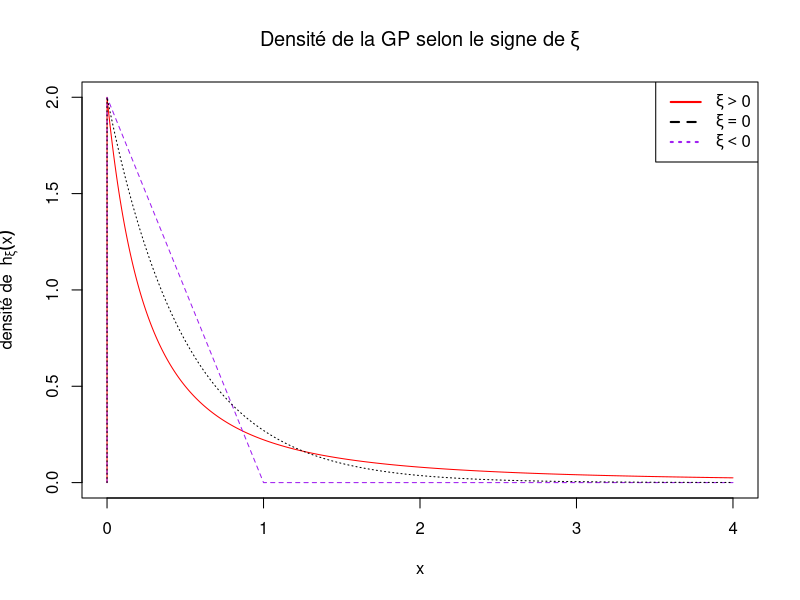

Write R code to recreate this figure.
library(evd) 
library(ggpubr)
install.packages("ggpubr")
seuil=0
sigma=0.5
xi=1
x <- seq(0,4,by=0.0001)
gp <- dgpd(x,loc=seuil,scale=sigma,shape=xi)

plot(x,gp,type='l',col="red",lty=1,ylab=expression("densité de "~h[xi](x)),main=expression("Densité de la GP selon le signe de"~xi ))
lines(x,dgpd(x,loc=seuil,scale=sigma,shape=-0.5),lty=2,col="purple")
lines(x,dgpd(x,loc=seuil,scale=sigma,shape=0),lty=3,linetype = "dotted",col="black")

legend("topright", legend = c(expression(xi > 0), expression(xi == 0), expression(xi < 0)), col = c("red", "black","purple"),lwd =2,lty= c(1,2,3))
